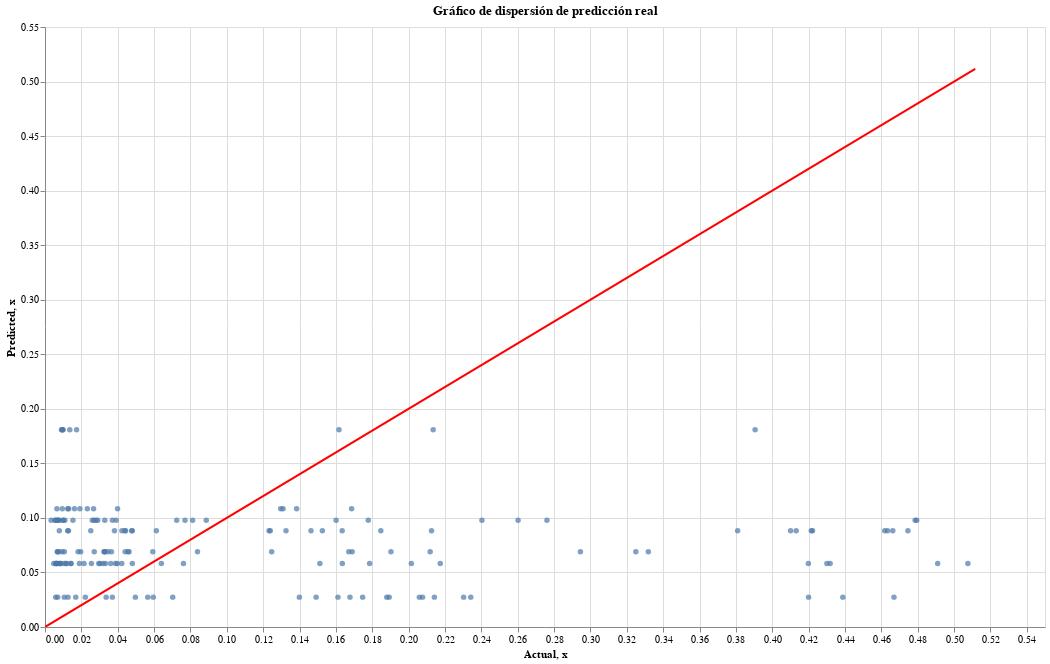

The notebook cell this image was saved under:
### Code cell
grafo(y_test, y_pred_test)

### Figure 1 — Vega-Lite specification as saved in the notebook (floating-point values rounded to 4 significant figures; data arrays with more than 128 entries replaced by an {"elided": "..."} marker saying what was removed)
{"config": {"view": {"continuousWidth": 300, "continuousHeight": 300}}, "layer": [{"data": {"name": "data-da82a45c23fc5e16c6a5ada04054fbcc"}, "mark": {"type": "circle"}, "encoding": {"x": {"field": "Actual", "type": "quantitative"}, "y": {"field": "Predicted", "type": "quantitative"}}, "name": "view_3", "title": "Gráfico de dispersión de predicción real"}, {"data": {"name": "data-fa01f6a01023ad65b9facb0a3f1a57a7"}, "mark": {"type": "line", "color": "red"}, "encoding": {"x": {"field": "x", "type": "quantitative"}, "y": {"field": "x", "type": "quantitative"}}}], "height": 600, "params": [{"name": "param_3", "select": {"type": "interval", "encodings": ["x", "y"]}, "bind": "scales", "views": ["view_3"]}], "width": 1000, "$schema": "https://vega.github.io/schema/vega-lite/v5.14.1.json", "datasets": {"data-da82a45c23fc5e16c6a5ada04054fbcc": {"elided": "1532 records"}, "data-fa01f6a01023ad65b9facb0a3f1a57a7": [{"x": 0.0001268}, {"x": 0.5116}]}}
